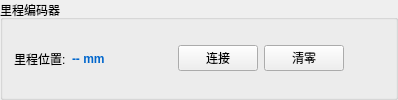
       <widget class="QGroupBox" name="group_encoder">
        <property name="title">
         <string>里程编码器</string>
        </property>
        <layout class="QHBoxLayout" name="horizontalLayout_encoder">
         <item>
          <widget class="QLabel" name="label_encoder_pos_title">
           <property name="text">
            <string>里程位置:</string>
           </property>
          </widget>
         </item>
         <item>
          <widget class="QLabel" name="label_encoder_pos">
           <property name="minimumSize">
            <size>
             <width>100</width>
             <height>0</height>
            </size>
           </property>
           <property name="text">
            <string>-- mm</string>
           </property>
           <property name="styleSheet">
            <string>font-weight: bold; color: #0066cc;</string>
           </property>
          </widget>
         </item>
         <item>
          <widget class="QPushButton" name="btn_encoder_connect">
           <property name="text">
            <string>连接</string>
           </property>
           <property name="checkable">
            <bool>true</bool>
           </property>
          </widget>
         </item>
         <item>
          <widget class="QPushButton" name="btn_encoder_zero">
           <property name="text">
            <string>清零</string>
           </property>
          </widget>
         </item>
         <item>
          <spacer name="horizontalSpacer_encoder">
           <property name="orientation">
            <enum>Qt::Horizontal</enum>
           </property>
           <property name="sizeHint" stdset="0">
            <size>
             <width>40</width>
             <height>20</height>
            </size>
           </property>
          </spacer>
         </item>
        </layout>
       </widget>
